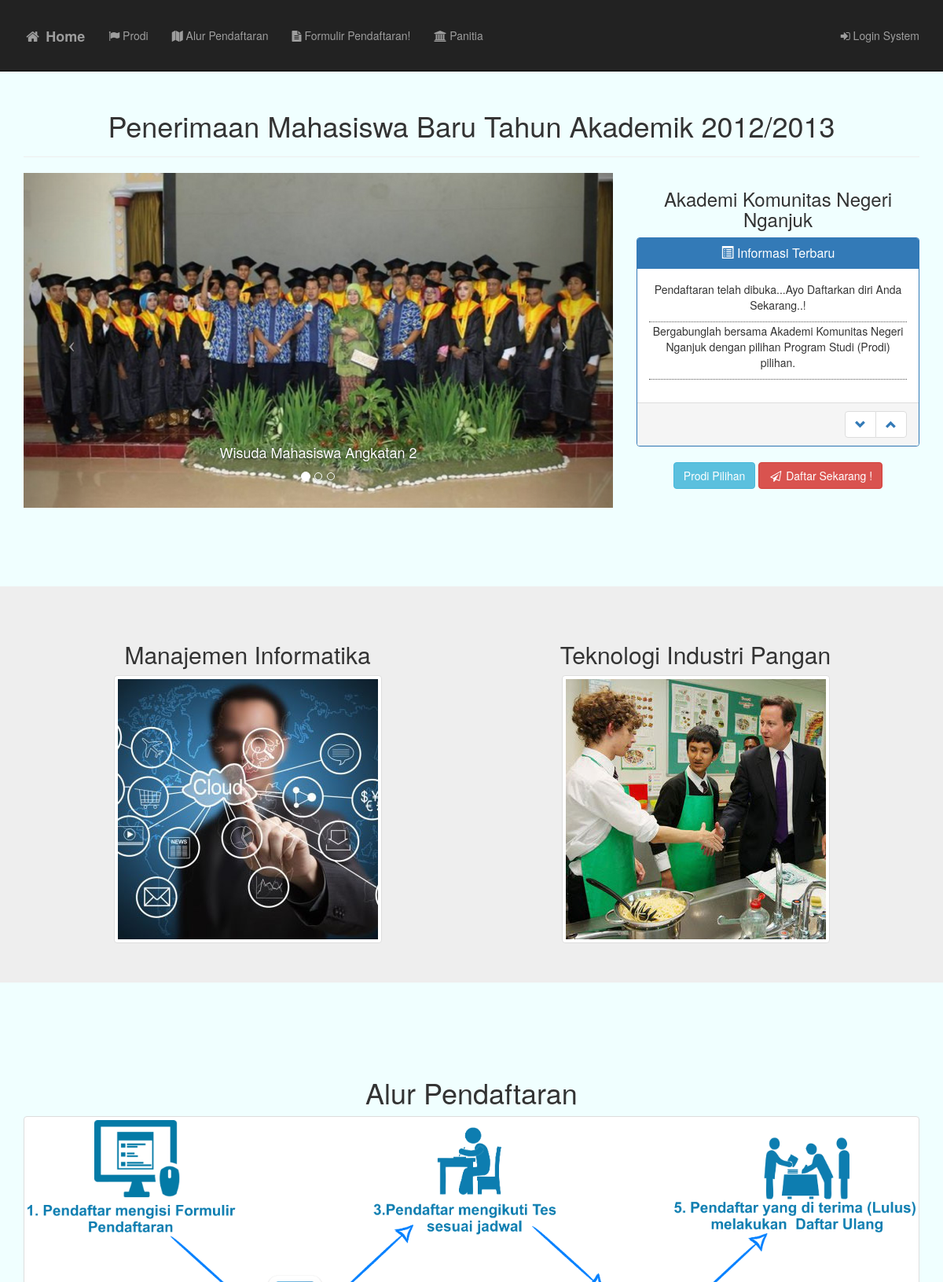
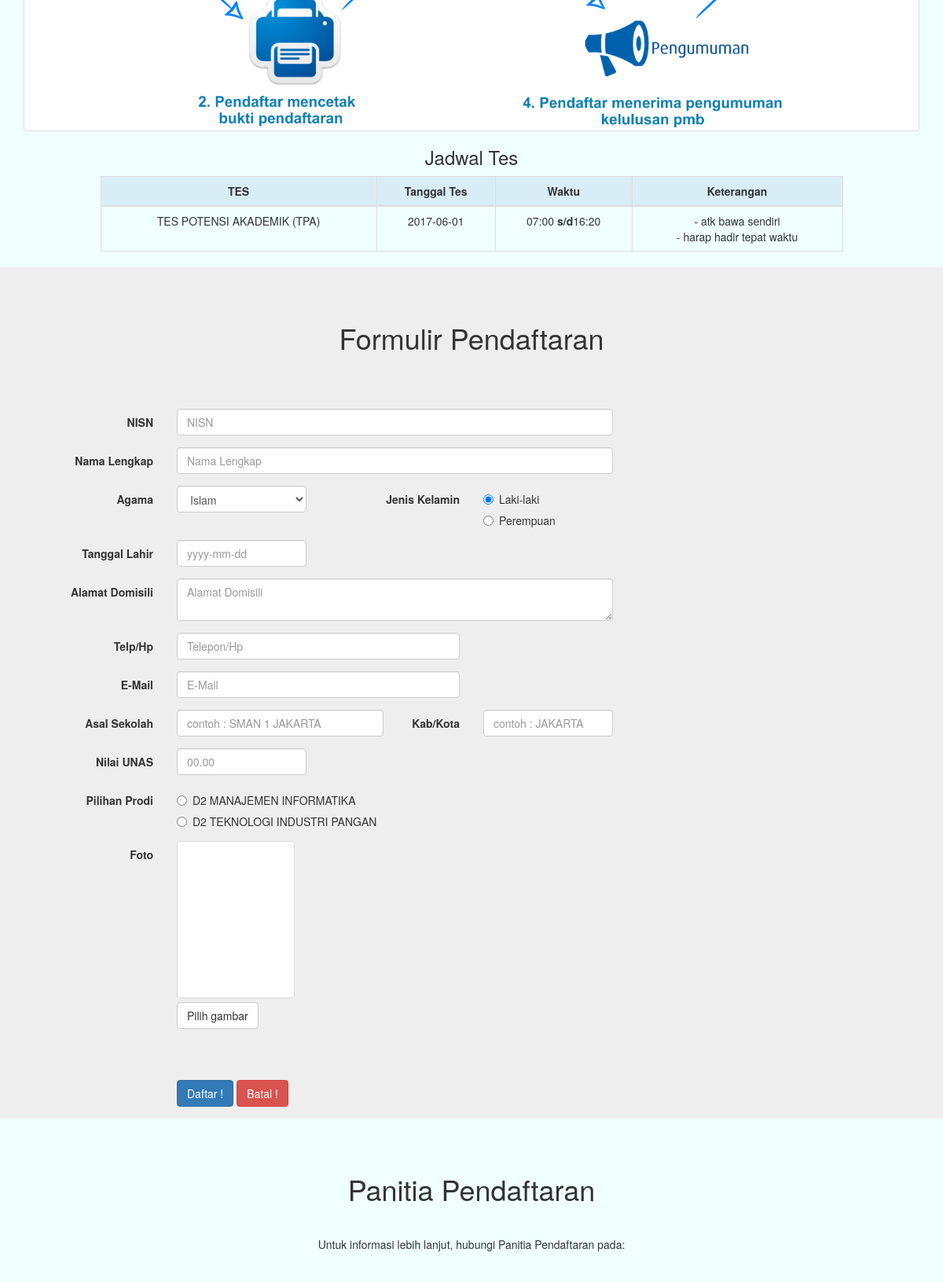
The page / (upper part) on the database its author committed (2 pictures, top to bottom).
### tables this page shows
CREATE TABLE IF NOT EXISTS `thak` (
  `thak` year(4) NOT NULL,
  `tahun_ajaran` varchar(12) NOT NULL,
  `status` enum('Aktif','Nonaktif') NOT NULL,
  `ket` enum('Dibuka','Ditutup') NOT NULL,
  `created_at` datetime NOT NULL
);

CREATE TABLE IF NOT EXISTS `informasi` (
`id_info` int(11) NOT NULL,
  `thak` year(4) NOT NULL,
  `info` text NOT NULL,
  `created_at` datetime NOT NULL
);

CREATE TABLE IF NOT EXISTS `agenda_tes` (
`id` int(11) NOT NULL,
  `thak` year(4) NOT NULL,
  `nama_tes` varchar(150) NOT NULL,
  `mulai` varchar(10) NOT NULL,
  `sampai` varchar(10) NOT NULL,
  `tgl_tes` date NOT NULL,
  `ket` text NOT NULL
);

CREATE TABLE IF NOT EXISTS `prodi` (
  `kode_prodi` varchar(10) NOT NULL,
  `nama_prodi` varchar(40) NOT NULL,
  `kuota` int(3) NOT NULL,
  `created_at` datetime NOT NULL,
  `jenjang_id` int(11) NOT NULL
);

CREATE TABLE IF NOT EXISTS `jenjang` (
`kode_jenjang` int(11) NOT NULL,
  `jenjang` varchar(5) NOT NULL,
  `created_at` datetime NOT NULL
);

### application/controllers/Home.php (called while the page is built, shortened)
<?php if ( ! defined('BASEPATH')) exit('No direct script access allowed');
class Home extends CI_Controller {
	public function index()
	{
        $kode_thak=$this->model_app->kode_thak_aktif();
        $d['informasi']=$this->model_app->get_all_info($kode_thak);
        $d['thak']=$this->model_admin->ambil_thak_aktif();
        $d['prodi']=$this->model_app->get_prodi();
        $d['cek_reg']=$this->model_cek->cek_reg();
        $d['jadwal_tes']=$this->model_admin->get_all_tes($kode_thak);
		$this->load->view('home',$d);
	}
}

### index.php (called while the page is built, shortened)
<?php
require_once BASEPATH.'core/CodeIgniter.php';

### application/models/model_admin.php (called while the page is built, shortened)
<?php if ( ! defined('BASEPATH')) exit('No direct script access allowed');
class model_admin extends CI_Model {
	public function ambil_thak_aktif()
	{
		$query = $this->db->get_where('thak', array('status' => 'Aktif'),1);
		if ($query) {
			return $query->row();
		}else{
			return false;
		}
	}
	public function get_all_tes($kode_thak)
	{
		$query = $this->db->get_where('agenda_tes', array('thak' => $kode_thak));
		if($query->num_rows() > 0){
			return $query->result();
		}else{
			return false;
		}
	}
}

### application/models/model_app.php (called while the page is built, shortened)
<?php if ( ! defined('BASEPATH')) exit('No direct script access allowed');
class model_app extends CI_Model {
	public function get_prodi()
	{
		$this->db->select('*');
		$this->db->from('prodi');
		$this->db->join('jenjang', 'jenjang.kode_jenjang = prodi.jenjang_id');
		$query = $this->db->get();
        if ($query) {
        	return $query->result();
        }else{
        	return false;
        }
	}
	public function get_all_info($kode_thak)
	{
		$query = $this->db->select('*')
                ->where('thak', $kode_thak)
                ->order_by('created_at','DESC')
                ->get('informasi');
		if ($query->num_rows() > 0) {
			return $query->result();
		}else{
			return false;
		}
	}
}

### application/views/home.php (the view, shortened to what this page needs)
<!DOCTYPE html>
<html lang="en">
<head>
	<link rel="stylesheet" href="<?= base_url('assets/css/datepicker/bootstrap-datepicker3.css')  ?>"/>
    <link href="<?php echo base_url('assets/css/bootstrap.min.css') ?>" rel="stylesheet">
	<link href="<?php echo base_url('assets/css/jasny-bootstrap.min.css') ?>" rel="stylesheet">
    <link href="<?php echo base_url('assets/css/scrolling-nav.css') ?>" rel="stylesheet">
	<link href="<?php echo base_url('assets/font-awesome/css/font-awesome.min.css') ?>" rel="stylesheet">
	<link rel="stylesheet" href="<?php echo base_url('assets/css/animate.css') ?>">
</head>
<body id="page-top" data-spy="scroll" data-target=".navbar-fixed-top">
    <nav class="navbar navbar-inverse navbar-fixed-top" role="navigation">
        <div class="container">
            <div class="navbar-header page-scroll">
                <a class="navbar-brand page-scroll" href="#page-top"><strong><i class="fa fa-fw fa-home"></i> Home</strong></a>
            </div>
            <div class="collapse navbar-collapse navbar-ex1-collapse">
                <ul class="nav navbar-nav">
                    <li>
                        <a class="page-scroll" href="#about"><i class="fa fa-flag"></i> Prodi</a>
                    </li>
                    <li>
                        <a class="page-scroll" href="#alur"><i class="fa fa-map"></i> Alur Pendaftaran</a>
                    </li>
                    <li>
                        <a class="page-scroll" href="#services"><i class="fa fa-file-text"></i> Formulir Pendaftaran!</a>
                    </li>
                    <li>
                        <a class="page-scroll" href="#contact"><i class="fa fa-university"></i> Panitia</a>
                    </li>
                </ul>
                <ul class="nav navbar-nav navbar-right">
                	<li><a href="<?php echo base_url('administrator') ?>"><i class="fa fa-sign-in"></i> Login System</a></li>
                </ul>
            </div>
        </div>
    </nav>
    <section id="intro" class="intro-section">
        <div class="container">
        	<div class="page-header">
			    <h1>Penerimaan Mahasiswa Baru Tahun Akademik <?=$thak->tahun_ajaran ?></h1>
			</div>
            <div class="row wow fadeInUp" data-wow-delay="100ms" data-wow-duration="700ms">
                <div class="col-lg-8">
					<div id="myCarousel" class="carousel slide">
						<ol class="carousel-indicators">
							<li data-target="#myCarousel" data-slide-to="0" class="active"></li>
							<li data-target="#myCarousel" data-slide-to="1"></li>
							<li data-target="#myCarousel" data-slide-to="2"></li>
						</ol>
						<div class="carousel-inner">
							<div class="item active">
								<img class="img-responsive" src="<?=base_url('assets') ?>/images/slide1.jpg" alt="">
								<div class="carousel-caption">
									<h4>Wisuda Mahasiswa Angkatan 2</h4>
								</div>
							</div>
						</div>
						<a class="left carousel-control" href="#myCarousel" data-slide="prev">
							<span class="icon-prev"></span>
						</a>
						<a class="right carousel-control" href="#myCarousel" data-slide="next">
							<span class="icon-next"></span>
						</a>
					</div>
                </div>
                <div class="col-md-4">
                	<h3>Akademi Komunitas Negeri Nganjuk</h3>
					<div class="panel panel-primary">
	                    <div class="panel-heading">
	                        <h3 class="panel-title"><span class="glyphicon glyphicon-list-alt"></span> Informasi Terbaru</h3>
	                    </div>
	                    <div class="panel-body">
	                        <ul id="gulung">
	                        <?php if ($informasi): ?>
	                        	 <?php foreach ($informasi as $info):
	                        		 $d=date('Y-m-d',strtotime($info->created_at));
	                        		 $date=date_create($d);
	                        		$n=date('Y-m-d');
	                        		 $now=date_create($n);
	                        		$diff=date_diff($date,$now);
	                        		if ($diff->d < 1) {
	                        			$label='<label class="label label-success">Baru</label>';
	                        		}else{
	                        			$label='';
	                        		}
	                        	  ?>
	                        	 	<li class="news-item"><?=$label  ?><p><?=$info->info ?></p></li>
	                        	 <?php endforeach ?>
	                        <?php else: ?>
	                        	<li class="news-item"><p>Tidak Ada Informasi Terbaru</p></li>
	                        <?php endif ?>
	                        </ul>
	                    </div>
	                    <div class="panel-footer"></div>
               		</div>
                    <a class="btn btn-info page-scroll" href="#about">Prodi Pilihan</a>
					<a class="btn btn-danger page-scroll" href="#services"><i class="fa fa-fw fa-send-o"></i> Daftar Sekarang !</a>
				</div>
            </div>
        </div>
    </section>
    <section id="about" class="about-section">
        <div class="container">
            <div class="row wow fadeInUp" data-wow-delay="100ms" data-wow-duration="700ms">
                <div class="col-lg-12">
					<div class="col-lg-6">
						<h2>Manajemen Informatika</h2>
						<img src="<?php echo base_url('assets/images/mif.jpg') ?>" alt="Laboratorium Komputer" class="img-thumbnail img-responsive">
					</div>
					<div class="col-lg-6">
						<h2>Teknologi Industri Pangan</h2>
						<img src="<?php echo base_url('assets/images/tipclass.jpg') ?>" alt="Laboratorium Komputer" class="img-thumbnail img-responsive">
					</div>
                </div>
            </div>
        </div>
    </section>
    <section id="alur" class="alur-section">
        <div class="container">
            <div class="row wow fadeInUp" data-wow-delay="100ms" data-wow-duration="700ms">
                <div class="col-lg-12">
                <h1>Alur Pendaftaran</h1>
                <img src="<?=base_url('assets/alur.png')  ?>" class="img-responsive img-thumbnail" alt="">
                </div>
            </div>
            <div class="row">
            <h3>Jadwal Tes</h3>
            	<div class="col-md-10 col-md-offset-1">
            		<table class="table table-bordered">
            			<thead>
            				<tr class="info">
            					<th style="text-align: center;">TES</th>
            					<th style="text-align: center;">Tanggal Tes</th>
            					<th style="text-align: center;">Waktu</th>
            					<th style="text-align: center;">Keterangan</th>
            				</tr>
            			</thead>
            			<tbody>
            			<?php if ($jadwal_tes): ?>
            					<?php foreach ($jadwal_tes as $tes): ?>
            						<tr>
								        <td><?=$tes->nama_tes?></td>
								        <td><?=$tes->tgl_tes?></td>
								       <td><?=$tes->mulai?> <strong>s/d</strong><?=$tes->sampai?> </td>
								        <td><?=$tes->ket?></td>
								    </tr>
								<?php endforeach; ?>
						<?php else: ?>
							<tr>
								<td colspan="4">Tidak Ada Tes</td>
							</tr>
						<?php endif; ?>
            			</tbody>
					</table>
            	</div>
            </div>
        </div>
    </section>
    <section id="services" class="services-section">
        <div class="container">
            <div class="row">
                <div class="col-lg-12 wow fadeInUp" data-wow-delay="100ms" data-wow-duration="700ms">
                <h1>Formulir Pendaftaran</h1>
                	<?php if ($cek_reg === 'Ditutup'): ?>
					      <div class="alert alert-danger">
			                <h3><i class="icon fa fa-4x fa-warning"></i><br><strong>Maaf, Pendaftaran Belum Dibuka atau Sudah Ditutup!</strong></h3>
			                <h2>Come Back Soon !<i class="fa fa-fw fa-frown-o"></i> </h2>
			              </div>
					<?php else: ?>
					<hr>
					<p>&nbsp;</p>
					<?=form_open_multipart('home/daftar','class="form-horizontal"') ?>
						<div class="form-group">
							<label class="col-sm-2 control-label">NISN</label>
							<div class="col-sm-6">
								<input type="text" name="nisn" class="form-control" placeholder="NISN" required>
							</div>
						</div>
						<div class="form-group">
							<label class="col-sm-2 control-label">Nama Lengkap</label>
							<div class="col-sm-6">
								<input type="text" class="form-control" name="nama" placeholder="Nama Lengkap" required>
							</div>
						</div>
						<div class="form-group">
							<label class="col-sm-2 control-label">Agama</label>
							<div class="col-sm-2">
								<select class="form-control" name="agama" required>
									<option>Islam</option>
								</select>
							</div>
							<label class="col-sm-2 control-label">Jenis Kelamin</label>
							<div class="col-sm-4" style="text-align:left">
								<div class="radio" required>
									<label>
										<input type="radio" name="jenisKelamin" value="L" checked>
										Laki-laki
									</label>
								</div>
								<div class="radio">
									<label>
										<input type="radio" name="jenisKelamin" value="P">
										Perempuan
									</label>
								</div>
							</div>
						</div>
						<div class="form-group">
							<label class="col-sm-2 control-label">Tanggal Lahir</label>
							<div class="col-sm-2">
								<input type="" class="form-control date-picker" name="tgl_lahir" placeholder="yyyy-mm-dd" required>
							</div>
						</div>
						<div class="form-group">
							<label class="col-sm-2 control-label">Alamat Domisili</label>
							<div class="col-sm-6">
								<textarea name="alamat" class="form-control" placeholder="Alamat Domisili" required></textarea>
							</div>
						</div>
						<div class="form-group">
							<label class="col-sm-2 control-label">Telp/Hp</label>
							<div class="col-sm-4">
								<input type="" name="hp" class="form-control" placeholder="Telepon/Hp" required>
							</div>
						</div>
						<div class="form-group">
							<label class="col-sm-2 control-label">E-Mail</label>
							<div class="col-sm-4">
								<input type="email" name="email" class="form-control" placeholder="E-Mail">
							</div>
						</div>
						<div class="form-group">
							<label class="col-sm-2 control-label">Asal Sekolah</label>
							<div class="col-sm-3">
								<input type="text" name="sekolah" class="form-control" placeholder="contoh : SMAN 1 JAKARTA" required>
							</div>
							<label class="col-sm-1 control-label">Kab/Kota</label>
							<div class="col-sm-2">
								<input type="text" name="kota_sekolah" class="form-control" placeholder="contoh : JAKARTA" required>
							</div>
						</div>
						<div class="form-group">
							<label class="col-sm-2 control-label">Nilai UNAS</label>
							<div class="col-sm-2">
								<input type="nilai" name="nilai_un" class="form-control" data-mask="99.99" placeholder="00.00" required>
							</div>
						</div>
						<div class="form-group">
							<label class="col-sm-2 control-label">Pilihan Prodi</label>
							<div class="col-sm-10" style="text-align:left">
								<?php foreach ($prodi as $prodi): ?>
								<div class="radio">
									<label>
										<input type="radio" name="prodi" value="<?=$prodi->kode_prodi ?>" required>
										<?=$prodi->jenjang ?> <?=$prodi->nama_prodi ?>
									</label>
								</div>
								<?php endforeach; ?>
							</div>
						</div>
						<div class="form-group">
							<label class="col-sm-2 control-label">Foto</label>
							<div class="col-sm-10" style="text-align:left">
								<div class="fileinput fileinput-new" data-provides="fileinput">
									<div class="fileinput-preview thumbnail" data-trigger="fileinput" style="width: 150px; height: 200px;"></div>
									<div>
										<span class="btn btn-default btn-file">
											<span class="fileinput-new">Pilih gambar</span>
										</span>
									</div>
								</div>
							</div>
						</div>
						<div class="form-group" style="text-align:left">
							<div class="col-sm-offset-2 col-sm-10">
								<hr>
								<button type="submit" class="btn btn-primary">Daftar !</button>
								<button type="reset" class="btn btn-danger">Batal !</button>
							</div>
						</div>
					<?=form_close()  ?>
					<?php endif; ?>
                </div>
            </div>
        </div>
    </section>
    <section id="contact" class="contact-section">
        <div class="container">
            <div class="row wow fadeInUp" data-wow-delay="100ms" data-wow-duration="700ms">
                <h1>Panitia Pendaftaran</h1>
				<p>&nbsp;</p>
				<p>Untuk informasi lebih lanjut, hubungi Panitia Pendaftaran pada:</p>
				<p>&nbsp;</p>
            </div>
        </div>
    </section>
</body>
</html>

### assets/css/scrolling-nav.css (style rules this page uses)
body { width: 100%; height: 100%; }
html { width: 100%; height: 100%; }
@media (min-width:767px) { .navbar { padding: 20px 0; -webkit-transition: background .5s ease-in-out,padding .5s ease-in-out; -moz-transition: background .5s ease-in-out,padding .5s ease-in-out; transition: background .5s ease-in-out,padding .5s ease-in-out; } }
.intro-section { padding-top: 100px; padding-bottom: 100px; text-align: center; background: #f0ffff; }
.about-section { padding-top: 50px; padding-bottom: 50px; text-align: center; background: #eee; }
.alur-section { padding-top: 100px; text-align: center; background: #f0ffff; }
.services-section { padding-top: 50px; text-align: center; background: #eee; }
.contact-section { padding-top: 50px; padding-bottom: 50px; text-align: center; background: #f0ffff; }

### application/views/home.php (style rules this page uses)
ul#gulung { padding:0px; margin:0px; list-style:none; }
#gulung .news-item { padding:1px 1px; margin:0px; border-bottom:1px dotted #555; }

### rows shown on the page
thak: tahun_ajaran "2012/2013"
informasi: info "Pendaftaran telah dibuka...Ayo Daftarkan diri Anda Sekarang..!"
informasi: info "Bergabunglah bersama Akademi Komunitas Negeri Nganjuk dengan pilihan Program Studi (Prodi) pilihan."
agenda_tes: nama_tes "TES POTENSI AKADEMIK (TPA)", tgl_tes "2017-06-01", mulai "07:00", sampai "16:20", ket "- atk bawa sendiri - harap hadir tepat waktu"
prodi: jenjang.jenjang "D2", nama_prodi "MANAJEMEN INFORMATIKA"
prodi: jenjang.jenjang "D2", nama_prodi "TEKNOLOGI INDUSTRI PANGAN"
